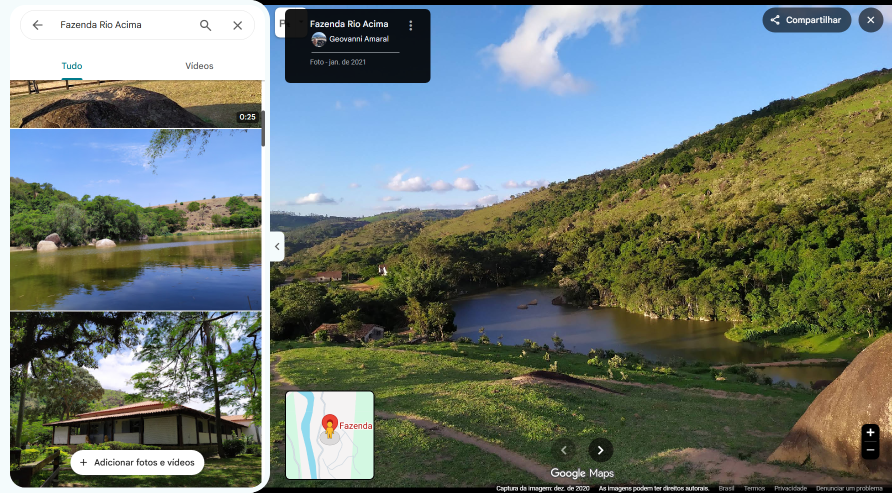
#> input picture maps-fotos-2.png, 1784 x 985 px (shown at 1/2 size)
$ python OTIMIZAR_FOTOS.py .
#> lines starting #> are read from the running program, lines starting #| are printed output that depends on the picture
from __future__ import annotations

import argparse
from pathlib import Path

from PIL import Image, ImageOps


SUPPORTED_EXTENSIONS = {".jpg", ".jpeg", ".png", ".webp"}


def optimize_image(path: Path, max_dimension: int, quality: int) -> tuple[int, int]:
#> called with max_dimension = 1600, quality = 82
    before = path.stat().st_size
    temporary = path.with_name(f"{path.stem}.otimizando{path.suffix}")

    with Image.open(path) as original:
#> original is the input picture: PIL image 1784x985 RGB; mean R, G, B 110.4, 121.5, 115
        image = ImageOps.exif_transpose(original)
        image.thumbnail((max_dimension, max_dimension), Image.Resampling.LANCZOS)
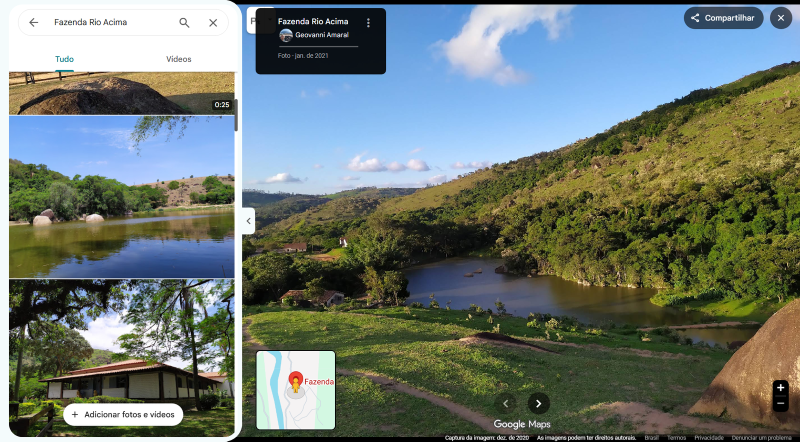
#> image: PIL image 1600x883 RGB (shown at 1/2 size); mean R, G, B 110.4, 121.4, 115
        extension = path.suffix.lower()

        if extension in {".jpg", ".jpeg"}:
            if image.mode not in {"RGB", "L"}:
                image = image.convert("RGB")
            image.save(
                temporary,
                format="JPEG",
                quality=quality,
                optimize=True,
                progressive=True,
            )
        elif extension == ".png":
            image.save(temporary, format="PNG", optimize=True)
        else:
            image.save(temporary, format="WEBP", quality=quality, method=6)

    temporary.replace(path)
    return before, path.stat().st_size


def main() -> None:
    parser = argparse.ArgumentParser(description="Otimiza cópias das fotos para publicação.")
    parser.add_argument("directory", type=Path)
    parser.add_argument("--max-dimension", type=int, default=1600)
    parser.add_argument("--quality", type=int, default=82)
    args = parser.parse_args()

    files = sorted(
        path
        for path in args.directory.rglob("*")
        if path.is_file() and path.suffix.lower() in SUPPORTED_EXTENSIONS
    )

    total_before = 0
    total_after = 0
    optimized = 0
    for path in files:
        before, after = optimize_image(path, args.max_dimension, args.quality)
        total_before += before
        total_after += after
        optimized += 1

    saved_mb = (total_before - total_after) / (1024 * 1024)
    final_mb = total_after / (1024 * 1024)
    print(
        f"Fotos otimizadas: {optimized} | "
        f"Tamanho final: {final_mb:.2f} MB | Economia: {saved_mb:.2f} MB"
    )


if __name__ == "__main__":
    main()
